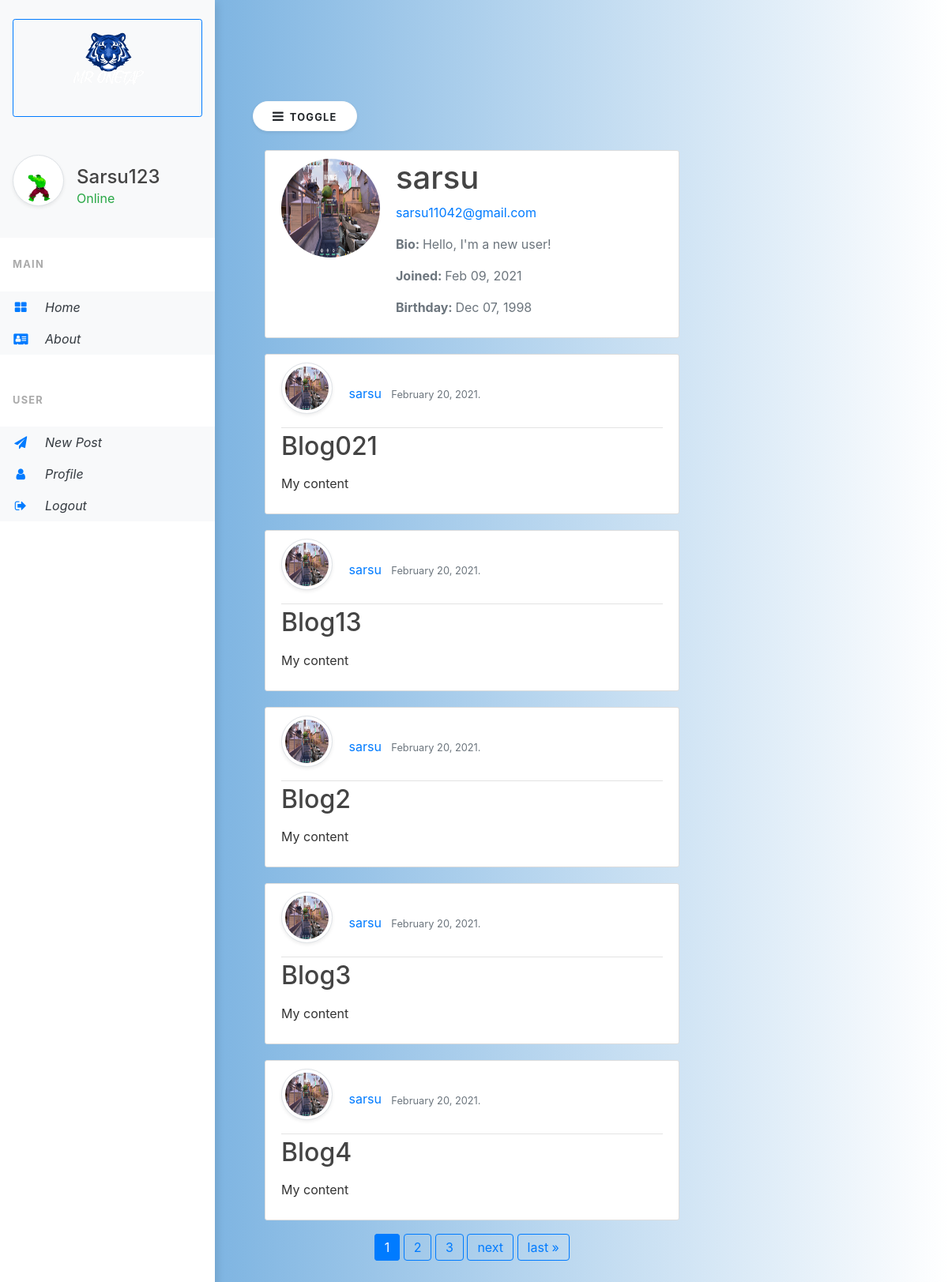
The page /profile/sarsu/ (signed in) on the database its author committed.
### users/models.py (models this page shows, shortened)
class Profile(models.Model):
    user = models.OneToOneField(User, on_delete=models.CASCADE)
    image = models.ImageField(default='default.jpg', upload_to='profile_pics')
    bio = models.TextField(default="Hello, I'm a new user!", blank=True, max_length=120)
    birthday = models.DateField(blank=True, null=True)
    slug = models.SlugField(blank=True)
    def get_absolute_url(self):
       return f"/profile/{self.slug}"

### blog/models.py (models this page shows, shortened)
class Post(models.Model):
    title = models.CharField(max_length=60)
    content = models.TextField(max_length=280)
    date_posted = models.DateField(default=timezone.now)
    author = models.ForeignKey(User, on_delete=models.CASCADE)
    slug = models.SlugField(blank=True)
    def get_absolute_url(self):
        return f"/post/{self.slug}"

### users/views.py (the view)
# urls.py: path('profile/<str:slug>/', user_views.userProfile, name='profile'),
@login_required
def userProfile(request, slug):
    if request.user.is_authenticated:
        user = Profile.objects.get(slug = slug)
        posts = Post.objects.filter(author = user.user)
        paginator = Paginator(posts, 5)
        page_number = request.GET.get('page')
        page_obj = paginator.get_page(page_number)
        context = {'user': user, 'posts':page_obj}
        return render(request, 'users/profile.html', context)
    else:
        return redirect('login')

### users/templates/users/profile.html (shortened to what this page needs)
{% extends "blog/base.html"%}
{% load crispy_forms_tags %}
{%block content %}
<div class="col-lg-8">
<div class="content-section">
    <div class="media">
        <img class="rounded-circle account-img" src="{{user.image.url}}">
        <div class="media-body">
            <h2 class="account-heading">{{user.user.username}}</h2>
            <p class="text-primary">{{user.user.email}}</p>
            <p class="text-secondary"><strong>Bio: </strong>{{user.bio}}</p>
            <p class="text-secondary"><strong>Joined: </strong>{{user.user.date_joined|date:"M d, Y"}}</p>
            {% if user.birthday %}
            <p class="text-secondary"><strong>Birthday: </strong>{{user.birthday|date:"M d, Y"}}</p>
            {% endif %}
        </div>
    </div>
</div>
{%for post in posts %}
{% include "blog/list-inline.html" with post=post truncate=True detail=False%}
{% endfor %}
{% if posts.has_next or posts.has_previous %}
<div class="pagination justify-content-center" style="text-align:center;">
    <span class="step-links">
        {% for num in posts.paginator.page_range %}
        {% if posts.number == num %}
          <a class="btn btn-primary mb-4" href="?page={{ num }}">{{ num }}</a>
        {% elif num > posts.number|add:'-3' and num < posts.number|add:'3' %}
          <a class="btn btn-outline-primary mb-4" href="?page={{ num }}">{{ num }}</a>
        {% endif %}
      {% endfor %}
        {% if posts.has_next %}
            <a href="?page={{ posts.next_page_number }}" class="btn btn-outline-primary">next</a>
            <a href="?page={{ posts.paginator.num_pages }}" class="btn btn-outline-primary">last &raquo;</a>
        {% endif %}
    </span>
</div>
{% endif %}
</div>
{% endblock content %}

### blog/templates/blog/base.html (shortened to what this page needs)
{% load static %}
<!DOCTYPE html>
<html>
<head>
    {% include "blog/css.html" %}
</head>
<body>
  {% include "blog/header.html" %}
    <div class="page-content p-5" id="content">
      <button id="sidebarCollapse" type="button" class="btn btn-light bg-white rounded-pill shadow-sm px-4 mb-4"><i class="fa fa-bars mr-2"></i><small class="text-uppercase font-weight-bold">Toggle</small></button>
    <main role="main" class="container mainContainer" id="mainContainer">
      <div class="row">
          {% block content %}
          {% endblock %}
      </div>
      </div>
</body>
</html>

### blog/templates/blog/css.html (shortened to what this page needs)
{% load static %}
<link rel="stylesheet" href="https://maxcdn.bootstrapcdn.com/bootstrap/4.0.0/css/bootstrap.min.css">
<link rel="stylesheet" href="https://stackpath.bootstrapcdn.com/bootstrap/4.4.1/css/bootstrap.min.css">
    <link rel="stylesheet" type="text/css" href="{% static '/blog/css/main.css' %}">
    <link rel="stylesheet" type="text/css" href="{% static '/blog/css/navbar.css' %}">
    <link rel="stylesheet" type="text/css" href="https://stackpath.bootstrapcdn.com/font-awesome/4.7.0/css/font-awesome.min.css">
    <link rel="stylesheet" href="http://code.jquery.com/ui/1.11.0/themes/smoothness/jquery-ui.css">

### blog/templates/blog/header.html (shortened to what this page needs)
{% load static %}
<header class="site-header">
    <div class="vertical-nav bg-white" id="sidebar">
      <div class="py-4 px-3 mb-4 bg-light">
        <div class="media d-flex align-items-center">
          <div class="media-body">
            <button class="btn btn-outline-primary mb-5 btn-sm" style="text-decoration:none; width:auto;">
            <a href="{% url 'blog-home' %} "  style="text-decoration:none;"><img width="50%" class="center" src="{% static 'logos/Logo tigre.png' %}">
          </button>
            <div class="media d-flex align-items-center">
            {% if request.user.is_authenticated %}
            <img class="rounded-circle account-img post-img mr-3 rounded-circle img-thumbnail shadow-sm  post-img" width="65" src="{{request.user.profile.image.url}}">
            <div class="media-body">
              <a href="{{request.user.profile.get_absolute_url}}"><h4 class="m-0">{{request.user.username}}</h4></a>
              <p class="font-weight-light mb-0 text-success"><strong>Online</strong></p>
            </div>
            {% else %}
            <div class="media-body">
              <p class="font-weight-bold text-danger mb-0 text-center mt-4">Offline</p>
            </div>
            {% endif %}
          </div>
          </div>
        </div>
      </div>
      {% if request.user.is_authenticated %}
      <p class="text-gray font-weight-bold text-uppercase px-3 small pb-4 mb-0">Main</p>
      <ul class="nav flex-column bg-white mb-0">
        <li class="nav-item">
          <a href="{% url 'blog-home' %}" class="nav-link text-dark font-italic bg-light">
                    <i class="fa fa-th-large mr-3 text-primary fa-fw"></i>
                    Home
                </a>
        </li>
        <li class="nav-item">
          <a href="{% url 'blog-about' %}" class="nav-link text-dark font-italic bg-light">
                    <i class="fa fa-address-card mr-3 text-primary fa-fw"></i>
                    About
                </a>
        </li>
      </ul>
      <div class="separator">
      <p class="text-gray font-weight-bold text-uppercase px-3 small pb-4 mb-0 ">User</p>
      <ul class="nav flex-column bg-white mb-0">
        <li class="nav-item">
          <a href="{% url 'post-create' %}" class="nav-link text-dark font-italic bg-light">
                  <i class="fa fa-paper-plane mr-3 text-primary fa-fw"></i>
                    New Post
                </a>
        </li>
        <li class="nav-item">
          <a href="{{request.user.profile.get_absolute_url}}" class="nav-link text-dark font-italic bg-light">
                  <i class="fa fa-user mr-3 text-primary fa-fw"></i>
                    Profile
                </a>
        </li>
        <li class="nav-item">
          <a href="{% url 'logout' %}" class="nav-link text-dark font-italic bg-light">
                    <i class="fa fa-sign-out mr-3 text-primary fa-fw"></i>
                    Logout
                </a>
        </li>
      </ul>
    </div>
    {% endif %}
    </div>
  </header>

### blog/templates/blog/list-inline.html (shortened to what this page needs)
<article class="media content-section">
    <div class="media-body">
      <div class="article-metadata">
        <img class="rounded-circle account-img post-img mr-3 rounded-circle img-thumbnail shadow-sm  post-img" width="65" src="{{post.author.profile.image.url}}">
        <a class="mr-2" href="{{post.author.profile.get_absolute_url}}">{{ post.author }}</a>
        <small class="text-muted">{{ post.date_posted|date:"F d, Y. " }}</small>
      </div>
      <h2><a class="article-title" href="{{ post.get_absolute_url }}">{{ post.title }}</a></h2>
      {% if truncate %}
      <p class="article-content">{{ post.content|linebreaks|truncatechars:80 }}</p>
      {% else %}
      <p class="article-content">{{ post.content|linebreaks}}</p>
      {% endif %}
    </div>
  </article>

### blog/templates/blog/js.html (shortened to what this page needs)
{% load static %}

### static/blog/css/main.css (style rules this page uses)
body { background: #fafafa; color: #333333; margin-top: 5rem; }
h1, h2, h3, h4, h5, h6 { color: #444444; }
ul { margin: 0; }
.content-section { background: #ffffff; padding: 10px 20px; border: 1px solid #dddddd; border-radius: 3px; margin-bottom: 20px; }
.article-title { color: #444444; }
.article-content { white-space: pre-line; }
.article-metadata { padding-bottom: 1px; margin-bottom: 4px; border-bottom: 1px solid #e3e3e3 }
.account-img { height: 125px; width: 125px; margin-right: 20px; margin-bottom: 16px; }
.account-heading { font-size: 2.5rem; }
.post-img { width: 65px !important; height: 65px !important; }
.media-body { clear: left; display: inline; word-break: break-word; width: 100%; }
.center { display: block; margin-left: auto; margin-right: auto; width: 50%; margin-bottom: 15px; }
.pagination a { display: inline; margin-left: auto; margin-right: auto; text-align: center; }
.step-links { text-align: center; }
* { box-sizing: border-box; }

### static/blog/css/navbar.css (style rules this page uses)
.vertical-nav { min-width: 17rem; width: 17rem; height: 100vh; position: fixed; top: 0; left: 0; box-shadow: 3px 3px 10px rgba(0, 0, 0, 0.1); transition: all 0.4s; }
@media (max-width:1200px) { .vertical-nav { position: fixed; left: 0; width: 10%; height: 100%; overflow: auto; } }
.page-content { width: calc(100% - 17rem); margin-left: 17rem; transition: all 0.4s; }
body { background: #599fd9; background: -webkit-linear-gradient(to right, #599fd9, white); background: linear-gradient(to right, #599fd9, white); min-height: 100vh; overflow-x: hidden; }
.separator { margin: 3rem 0; border-bottom: 1px dashed #fff; }
.text-uppercase { letter-spacing: 0.1em; }
.text-gray { color: #aaa; }

### rows shown on the page
Profile: image (picture), user.username "sarsu", user.email "sarsu11042@gmail.com", bio "Hello, I'm a new user!", user.date_joined "Feb 09, 2021", birthday "Dec 07, 1998"
Post: author.profile.image (picture), author "sarsu", date_posted "February 20, 2021.", title "Blog021", content "My content"
Post: author.profile.image (picture), author "sarsu", date_posted "February 20, 2021.", title "Blog13", content "My content"
Post: author.profile.image (picture), author "sarsu", date_posted "February 20, 2021.", title "Blog2", content "My content"
Post: author.profile.image (picture), author "sarsu", date_posted "February 20, 2021.", title "Blog3", content "My content"
Post: author.profile.image (picture), author "sarsu", date_posted "February 20, 2021.", title "Blog4", content "My content"

### other values the page prints
{{ request.user.username }} "Sarsu123"
{{ num }} "1"
{{ num }} "2" "3"
